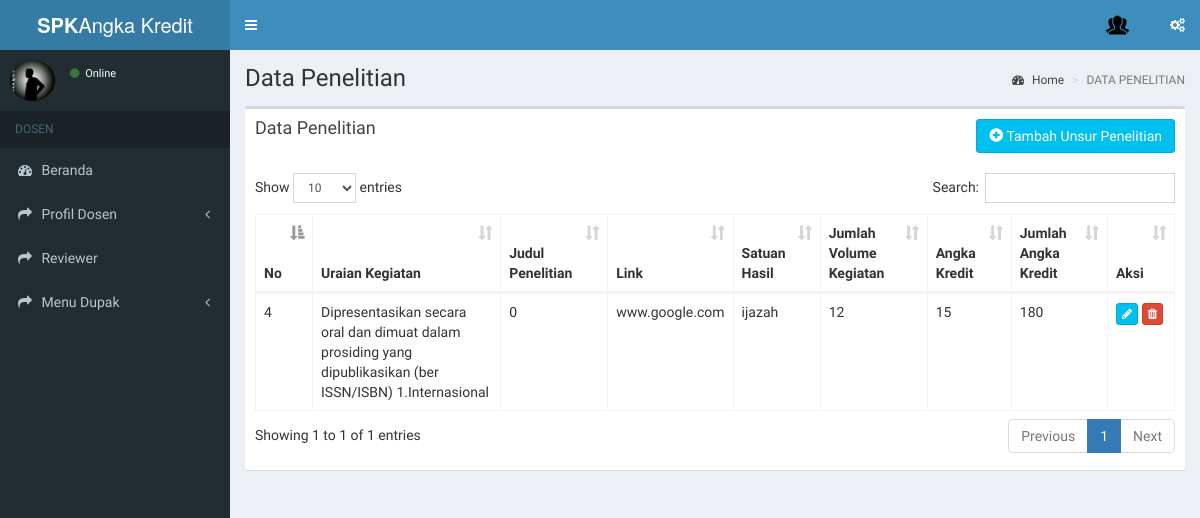
Screenshot of /index.php/dosen/penelitian with the database file from the repository.
### tables this page shows
CREATE TABLE `penelitian` (
  `id_penelitian` int(11) NOT NULL AUTO_INCREMENT,
  `id_dosen` int(11) DEFAULT NULL,
  `unsur` int(50) DEFAULT NULL,
  `sub` int(50) DEFAULT NULL,
  `uraian` int(50) DEFAULT NULL,
  `judul` varchar(100) DEFAULT NULL,
  `link` text,
  `satuan_hasil` varchar(100) DEFAULT NULL,
  `jumlah_volume` double DEFAULT NULL,
  `lampiran` text,
  `jumlah_ak` double DEFAULT NULL,
  PRIMARY KEY (`id_penelitian`),
  KEY `id_dosenpene` (`id_dosen`),
  KEY `fk_unsur3` (`unsur`),
  KEY `fk_sub3` (`sub`),
  KEY `fk_uraian3` (`uraian`),
  CONSTRAINT `fk_dosenpnl` FOREIGN KEY (`id_dosen`) REFERENCES `dosen` (`id_dosen`),
  CONSTRAINT `fk_sub3` FOREIGN KEY (`sub`) REFERENCES `sub_kegiatan` (`id_sub`),
  CONSTRAINT `fk_unsur3` FOREIGN KEY (`unsur`) REFERENCES `unsur_kegiatan` (`id_unsur`),
  CONSTRAINT `fk_uraian3` FOREIGN KEY (`uraian`) REFERENCES `uraian_kegiatan` (`id_uraian`)
);

CREATE TABLE `uraian_kegiatan` (
  `id_uraian` int(11) NOT NULL AUTO_INCREMENT,
  `id_sub` int(11) DEFAULT NULL,
  `nama_uraian` text,
  `angka_kredit` int(11) DEFAULT NULL,
  PRIMARY KEY (`id_uraian`),
  KEY `sub_uraian` (`id_sub`),
  CONSTRAINT `sb` FOREIGN KEY (`id_sub`) REFERENCES `sub_kegiatan` (`id_sub`)
);

### application/controllers/dosen/Penelitian.php (called while the page is built, shortened)
<?php defined('BASEPATH')OR exit('no direct script access allowed');
 class Penelitian extends CI_Controller
 {
     public function __construct()
     {
        $this->load->model('penelitian_model');
     }
     public function index()
     {
     	$data['penelitian']=$this->penelitian_model->get_penelitian();
		$this->load->view('atribut/header');
		$this->load->view('dosen/menudupak/datapenelitian',$data);
		$this->load->view('atribut/footer');
     }
 } ?>

### index.php (called while the page is built, shortened)
<?php
require_once BASEPATH.'core/CodeIgniter.php';

### application/models/Penelitian_model.php (called while the page is built, shortened)
<?php
class Penelitian_model extends CI_model
{
	public function get_penelitian(){
		$query =$this->db->query('SELECT * FROM penelitian JOIN unsur_kegiatan ON penelitian.`unsur`=unsur_kegiatan.`id_unsur` JOIN sub_kegiatan ON penelitian.`sub`=sub_kegiatan.`id_sub` JOIN `uraian_kegiatan` ON penelitian.`uraian`=`uraian_kegiatan`.`id_uraian` JOIN dosen ON penelitian.`id_dosen`=dosen.`id_dosen`');
		return $query->result_array();
	}
}

### application/views/dosen/menudupak/datapenelitian.php (the view, shortened to what this page needs)
<div class="content-wrapper">
   <section class="content-header">
     <h1>Data Penelitian</h1>
     <ol class="breadcrumb">
       <li><a href="#"><i class="fa fa-dashboard"></i> Home</a></li>
       <li class="active">DATA PENELITIAN</li>
     </ol>
   </section>
 <section class="content">
     <div class="row">
       <div class="col-xs-12">
         <div class="box">
           <div class="box-header">
             <h2 class="box-title">Data Penelitian <?php echo $this->session->userdata('username') ?></h2>
             <a href="<?php echo base_url('dosen/Penelitian/tambah') ?>" class="btn btn-info pull-right"><i class="glyphicon glyphicon-plus-sign"></i> Tambah Unsur Penelitian</a>
           </div>
           <div class="box-body">
             <div class="alert alert-success" style="display: none;"></div>
             <table id="tabelPenelitian" class="table table-bordered table-hover">
               <thead>
               <tr>
                 <th>No</th>
                 <th>Uraian Kegiatan</th>
                 <th>Judul Penelitian</th>
                 <th>Link</th>
                 <th>Satuan Hasil</th>
                 <th>Jumlah Volume Kegiatan</th>
                 <th>Angka Kredit</th>
                 <th>Jumlah Angka Kredit</th>
                 <th>Aksi</th>
               </tr>
               </thead>
                <tbody>
                  <?php foreach ($penelitian as $pen):?>
               <tr>
                 <td><?php echo $pen['id_penelitian'] ?></td>
                 <td><?php echo $pen['nama_uraian'];?></td>
                 <td><?php echo $pen['judul'];?></td>
                 <td><?php echo $pen['link'];?></td>
                 <td><?php echo $pen['satuan_hasil'];?></td>
                 <td><?php echo $pen['jumlah_volume'];?></td>
                 <td><?php echo $pen['angka_kredit'];?></td>
                 <td><?php echo $pen['jumlah_ak'];?></td>
                 <td>
                   <a href="" class="btn btn-info btn-xs"><span class="fa fa-pencil"></span></a>
                   <a href="" class="btn btn-danger btn-xs"><span class="fa fa-trash"></span></a>
                 </td>
               </tr>
               <?php endforeach;?>
               </tbody>
               </table>
           </div>
         </div>
       </div>
     </div>
   </section>

### rows the page displays
penelitian: id_penelitian "4", uraian.nama_uraian "Dipresentasikan secara oral dan dimuat dalam prosiding yang dipublikasikan (ber ISSN/ISBN) 1.Internasional", judul "0", link "www.google.com", satuan_hasil "ijazah", jumlah_volume "12", uraian.angka_kredit "15", jumlah_ak "180"
